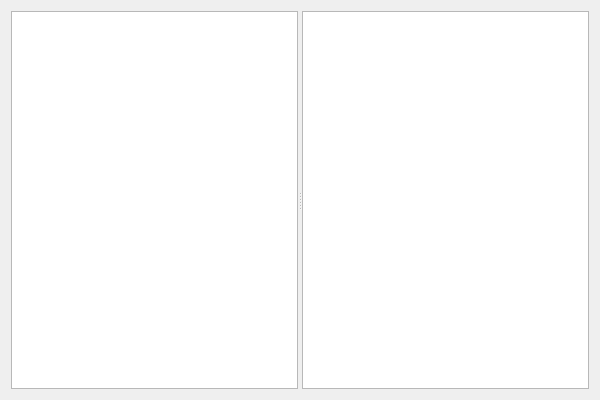
<?xml version="1.0" encoding="UTF-8"?>
<ui version="4.0">
 <class>MV_01Class</class>
 <widget class="QWidget" name="MV_01Class">
  <property name="geometry">
   <rect>
    <x>0</x>
    <y>0</y>
    <width>600</width>
    <height>400</height>
   </rect>
  </property>
  <property name="windowTitle">
   <string>MV_01</string>
  </property>
  <layout class="QHBoxLayout" name="horizontalLayout">
   <item>
    <widget class="QSplitter" name="splitter">
     <property name="orientation">
      <enum>Qt::Horizontal</enum>
     </property>
     <widget class="QTreeView" name="treeView"/>
     <widget class="QListView" name="listView"/>
    </widget>
   </item>
  </layout>
 </widget>
 <layoutdefault spacing="6" margin="11"/>
 <resources>
  <include location="MV_01.qrc"/>
 </resources>
 <connections/>
</ui>
